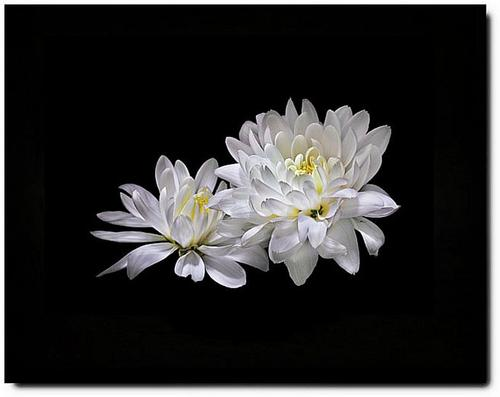
#> input picture image_utils/flower.jpg, 500 x 397 px
$ python salt.py
#> lines starting #> are read from the running program, lines starting #| are printed output that depends on the picture; after the words box and inside, x2 and y2 are one past the last pixel; in counts of white or black regions, pixels touching at a corner belong together
# -*- coding:utf-8 -*-
# author: LIUWENYU
# datetime: 2020/11/17 13:26
# describe: 椒盐

import cv2
import numpy as np

def salt(img, n):
    for k in range(n):
        i = int(np.random.random() * img.shape[1])
        j = int(np.random.random() * img.shape[0])
        if img.ndim == 2:
            img[j, i] = 255
        elif img.ndim == 3:
            img[j, i, 0] = 255
            img[j, i, 1] = 255
            img[j, i, 2] = 255
    return img


if __name__ == '__main__':
    img = cv2.imread("./flower.jpg")
#> img is the input picture: shape (397, 500, 3); mean B, G, R 45.1, 45.4, 45.9
    saltImage = salt(img, 500)
#> after the loop in salt, `for k in range(n):`:
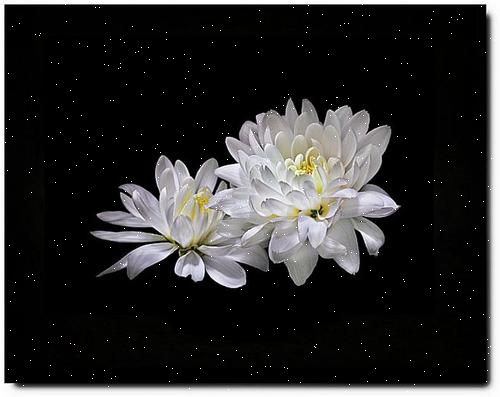
#> img: shape (397, 500, 3); 0.25% of pixels changed, all inside (x1, y1, x2, y2) = (1, 0, 500, 397)
    cv2.imshow("Salt", saltImage)
    cv2.waitKey(0)
    cv2.destroyAllWindows()

$ run again, with image_utils/crop.jpg copied over image_utils/flower.jpg
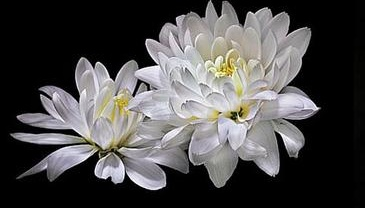
#> input picture image_utils/crop.jpg, 365 x 208 px
#> img is the input picture: shape (208, 365, 3); mean B, G, R 75.3, 75.5, 76.9
#> after the loop in salt, `for k in range(n):`:
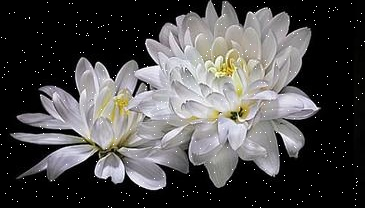
#> img: shape (208, 365, 3); 0.66% of pixels changed, all inside (x1, y1, x2, y2) = (0, 0, 365, 208)
